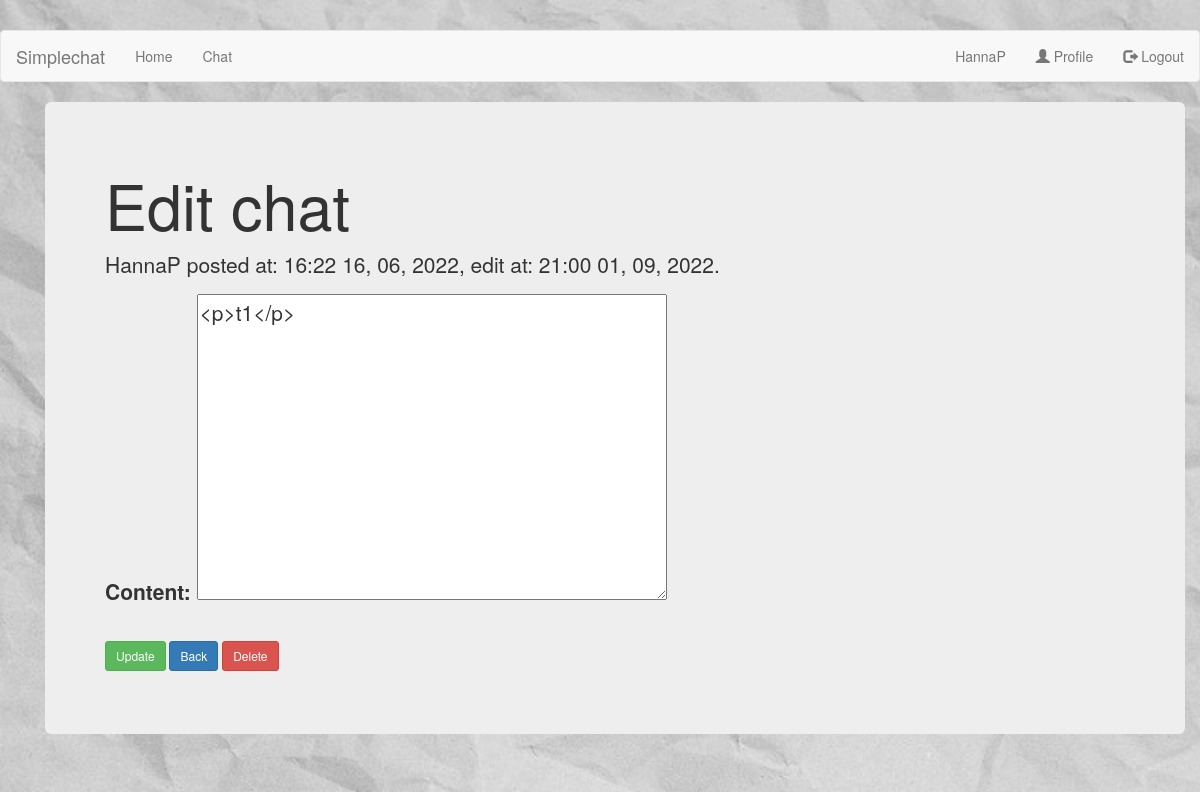
The page /chat/1/update/ (signed in) on the database its author committed.
### chat/models.py (models this page shows, shortened)
class Chat_post(models.Model):
    profile = models.ForeignKey(Profile, on_delete=models.CASCADE)
    post_type = models.CharField(max_length=100, blank=True)
    origin_post_id= models.IntegerField(default=0)
    content = RichTextField(config_name='chat_config')
    date_posted = models.DateTimeField(default=timezone.now)
    date_last_save = models.DateTimeField(auto_now=timezone.now)
    author_name = models.CharField(max_length=100, blank=True)
    author_nickname = models.CharField(max_length=100, blank=True)
    author = models.ForeignKey(User, on_delete=models.CASCADE)

### chat/views.py (the view, shortened to what this page needs)
# urls.py: path('chat/<int:pk>/update/', ChatUpdateView.as_view(), name='chat_update'),
class ChatUpdateView(LoginRequiredMixin, UserPassesTestMixin, UpdateView):
    model = Chat_post
    success_url = reverse_lazy('chat-view')
    fields = ['content']
    def get_context_data(self, **kwargs):
        context = super().get_context_data(**kwargs)
        context['title'] = 'edit'
        context['title_page'] = 'Edit chat'
        return context
    def get_template_names(self):
        if  self.request.user.profile.user_level > 3:
            template_name = 'chat/chat_edit.html'
        else:
            template_name = 'chat/forbidden.html'
        return template_name
    def test_func(self):
        Chat_post = self.get_object()
        if self.request.user == Chat_post.author:
            return True
        return False

### chat/templates/chat/chat_edit.html (shortened to what this page needs)
{% extends "chat/base.html" %}
{% block content %}
    <div class="jumbotron">
        <form method="POST">
            <fieldset class="form-group">
                <h1>{{ title_page }}</h1>
                <p>{{ object.author }} posted at: {{ object.date_posted|date:'H:i d, m, Y'}}, edit at:
                    {{ object.date_last_save|date:'H:i d, m, Y'}}.
                </p>
                {{ form.as_p }}
            </fieldset>
            <div class="form-group">
                <button class="btn btn-success btn-sm mt-1 mb-1" type="submit">Update</button>
                <a class="btn btn-primary btn-sm mt-1 mb-1" href="javascript:history.go(-1)">Back</a>
                <a class="btn btn-danger btn-sm mt-1 mb-1" href="{% url 'chat_delete' object.id %}">Delete</a>
            </div>
        </form>
    </div>
{% endblock content %}

### rows shown on the page
Chat_post: author "HannaP", date_posted "16:22 16, 06, 2022", date_last_save "21:00 01, 09, 2022", content "<p>t1</p>"

### other values the page prints
{{ title_page }} "Edit chat"
